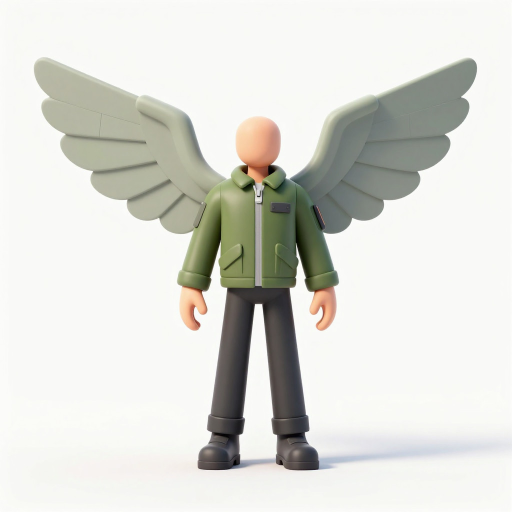
#> input picture tools/player-ref.jpg, 1024 x 1024 px (shown at 1/2 size)
$ python ref-clean.py player-ref.jpg player-ref.jpg 5
#> lines starting #> are read from the running program, lines starting #| are printed output that depends on the picture; after the words box and inside, x2 and y2 are one past the last pixel; in counts of white or black regions, pixels touching at a corner belong together
"""Take the ground out of a generation reference, so the model has no floor.

Every sole repair on the player traces back to one thing in the picture it was
made from: the figure stands on a soft contact shadow. A single-image
reconstructor reads that shadow as surface, so it built a square plate under
the boots and fused the boots into it — 11,857 triangles of floor, and the
soles welded to their top face rather than existing as soles at all.

Cutting the plate out afterwards is what the rest of this directory has been
about, and it cannot win: the plate and the boot share vertices, so the cut
takes the bottom off both, and the fill that closes the hole has no texture to
sample and no outward direction it can be sure of. Removing the shadow *first*
means there is no plate, the boots come back closed, and none of it is needed.

Thresholding on colour alone does not survive contact with the picture. The
shadow is skylight, so it is blue — (102,109,128) at its core — against sage
wings at (180,184,159) and neutral leather at (85,81,82). Blue over red does
pick it out, and it also picks out a few hundred cool highlights on the boots:
run over the whole image it punched white holes in both toes, and run below the
ankles it still bit a notch out of one.

So the figure is found as a *region* and only what is outside it is erased:

  * flood outward from inside a trouser leg through pixels that are both dark
    and neutral, which fills the legs and the boots and stops dead at the
    shadow, whichever of the two happens to be darker;
  * grow that region by eight pixels, because a specular highlight on a boot's
    rim can sit that far from the nearest pixel dark enough to count as
    leather, and it is the rim ones that no hole-fill can recover;
  * erase to white only below the ankle line and only outside the grown region.

What is left is a hairline of shadow hugging each sole — eight pixels of 1024
is fourteen millimetres on a figure 1.8 m tall — which is a contact line and
not a floor. The paper is lifted to true white in the same pass, so the
background is uniform for whatever cut-out the generator runs.

    python tools/ref-clean.py reference.jpg cleaned.png [ankle-row]
"""
import sys
from collections import deque
from PIL import Image, ImageFilter

src, dst = sys.argv[1], sys.argv[2]
GROUND = int(sys.argv[3]) if len(sys.argv) > 3 else 860

im = Image.open(src).convert('RGB')
#> im is the input picture: PIL image 1024x1024 RGB; mean R, G, B 219.6, 219.9, 213.9
w, h = im.size
#> w = 1024; h = 1024
px = im.load()
out = im.copy()
o = out.load()


def leather(x, y):
    """Dark and neutral: the boots and the trousers, never the blue shadow."""
    r, g, b = px[x, y]
    return max(r, g, b) < 165 and b - r < 12


# Seeded on the darkest pixel of a row that is unambiguously trouser rather
# than on a guessed coordinate — the first guess landed on the paper.
seed = min(((max(px[x, GROUND - 160]), x) for x in range(w)))[1], GROUND - 160
#> seed = (448, -155)
if not leather(*seed):
#> in leather, `r, g, b = px[x, y]`: r = 4
    raise SystemExit(f'no dark pixel to start from on row {GROUND - 160}')

figure = bytearray(w * h)
queue = deque([seed])
figure[seed[1] * w + seed[0]] = 1
while queue:
    x, y = queue.popleft()
    for dx, dy in ((1, 0), (-1, 0), (0, 1), (0, -1)):
        nx, ny = x + dx, y + dy
        if 0 <= nx < w and 0 <= ny < h and not figure[ny * w + nx] and leather(nx, ny):
            figure[ny * w + nx] = 1
            queue.append((nx, ny))
#> this loop made 1 pass

mask = Image.frombytes('L', (w, h), bytes(255 if v else 0 for v in figure))
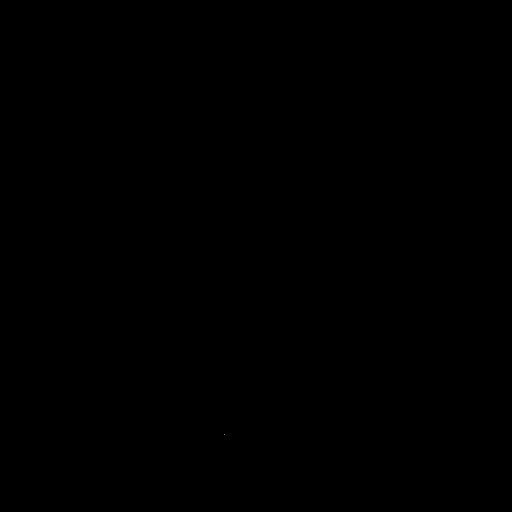
#> mask: PIL image 1024x1024 L (shown at 1/2 size); 0% white in thin lines or dots, all inside (x1, y1, x2, y2) = (448, 869, 449, 870)
grown = mask.filter(ImageFilter.MaxFilter(17)).load()          # eight pixels

erased = paper = 0
for y in range(h):
    for x in range(w):
        r, g, b = px[x, y]
        if y >= GROUND and not grown[x, y]:
            if (r, g, b) != (255, 255, 255):
                erased += 1
            o[x, y] = (255, 255, 255)
        elif min(r, g, b) > 232:
            o[x, y] = (255, 255, 255)
            paper += 1
#> after the loop, erased = 1043146; paper = 5120
out.save(dst)
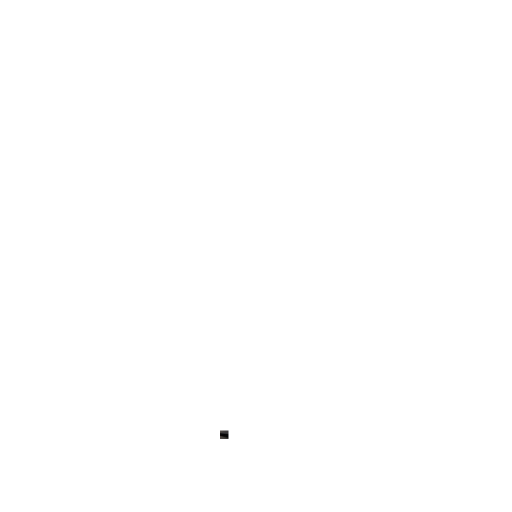
#> saved as player-ref.jpg: PIL image 1024x1024 RGB (shown at 1/2 size); mean R, G, B 254.9, 254.9, 254.9
print(f'{src} -> {dst}: {sum(figure)} texels of figure, {erased} of ground erased '
      f'below row {GROUND}, {paper} of paper lifted to white')
#| player-ref.jpg -> player-ref.jpg: 1 texels of figure, 1043146 of ground erased below row 5, 5120 of paper lifted to white
